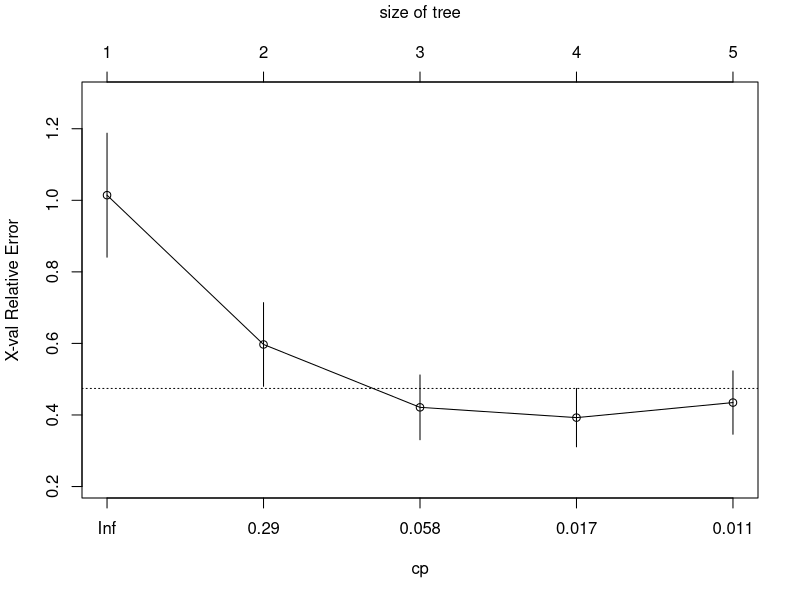
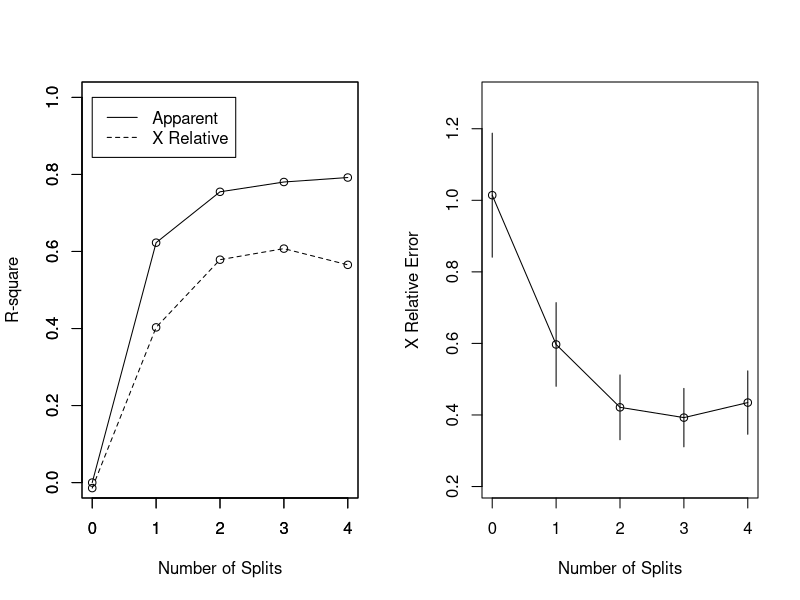
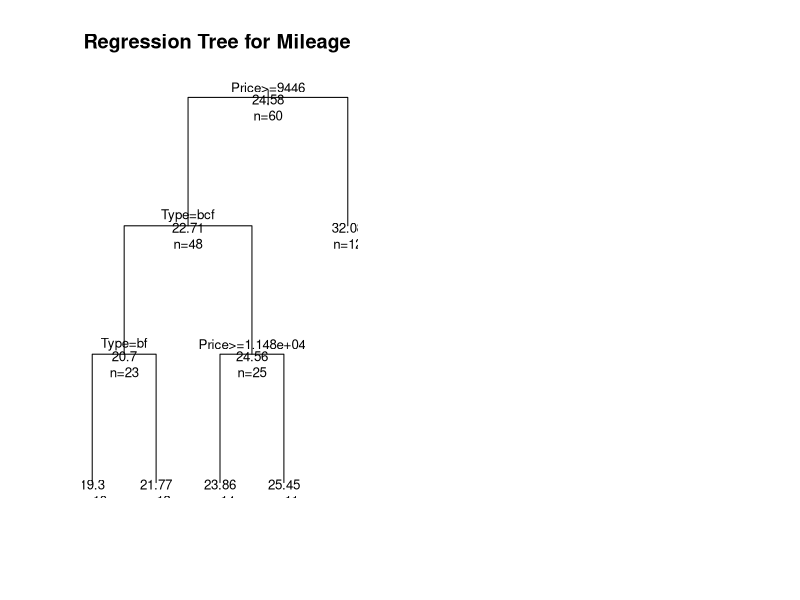
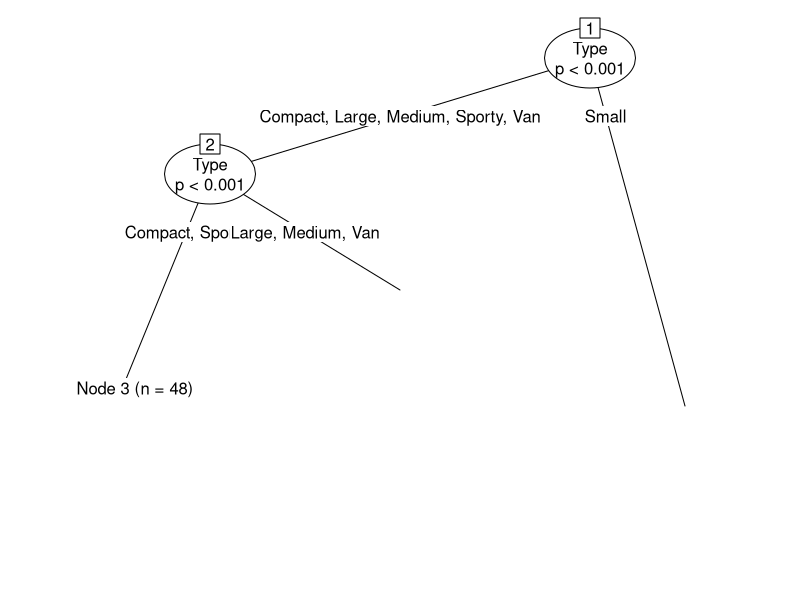

Write R code to recreate these figures, in order. (Note: this script raises an error after producing the figures.)
##############################################################
# Simple example for regression tree in R
#
# Adapted from:
#   https://www.statmethods.net/advstats/cart.html
#
# install.packages("rpart")
# install.packages("partykit")
##############################################################

####################
# Load library
####################
library(rpart)
library(partykit)

####################
# grow tree
####################
fit <- rpart(formula = Mileage ~ Price + Country + Reliability + Type,
             method="anova", data=cu.summary)

printcp(fit) # display the results
plotcp(fit) # visualize cross-validation results
summary(fit) # detailed summary of splits

########################################
# create additional plots
########################################
par(mfrow=c(1,2)) # two plots on one page
rsq.rpart(fit) # visualize cross-validation results  

####################
# plot tree
####################
plot(fit, uniform=TRUE,
     main="Regression Tree for Mileage ")
text(fit, use.n=TRUE, all=TRUE, cex=.8)

############################################################
# create attractive postcript plot of tree
############################################################
post(fit, file = "tree.ps",
     title = "Regression Tree for Mileage ")





fit <- ctree(formula = Mileage ~ Price + Country + Reliability + Type,
             data = cu.summary)
plot(fit)
